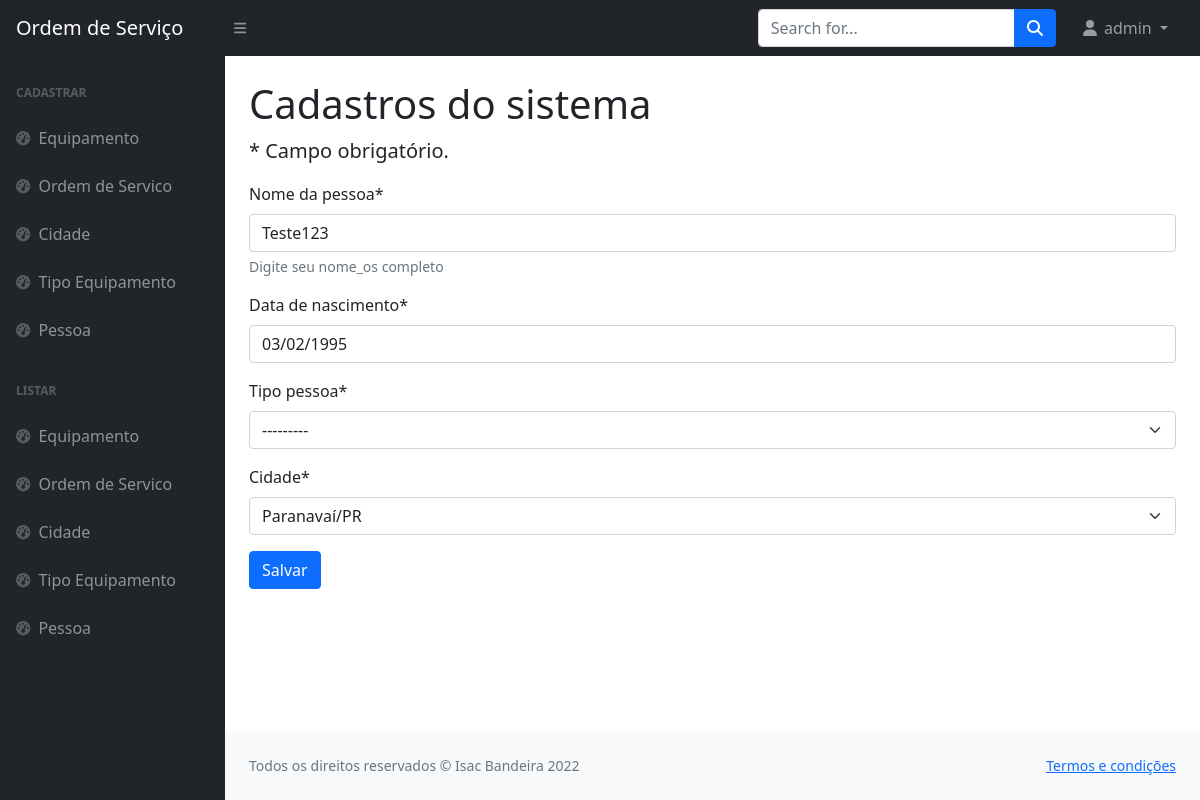
/editar/pessoa/7/ (signed in), run on the app's committed database.
### paginas/models.py (models this page shows, shortened)
class Pessoa(models.Model):
    nome_completo = models.CharField(max_length=50, verbose_name="Nome da pessoa",
                                     help_text="Digite seu nome_os completo")
    nascimento = models.DateField(verbose_name='Data de nascimento')
    tipo_pessoa = models.CharField(max_length=2, choices=TIPO_PESSOA)
    cidade = models.ForeignKey(Cidade, on_delete=models.PROTECT)
    usuario = models.ForeignKey(User, on_delete=models.PROTECT)
    criado_em = models.DateTimeField(auto_now_add=True)
    atualizado_em = models.DateTimeField(auto_now=True)

### paginas/views.py (the view)
# urls.py: path('editar/pessoa/<int:pk>/', PessoaUpdate.as_view(), name='editar-pessoa'),
class PessoaUpdate(LoginRequiredMixin, GroupRequiredMixin, UpdateView):
    model = Pessoa
    fields = ['nome_completo', 'nascimento', 'tipo_pessoa', 'cidade']
    template_name = 'paginas/form.html'
    success_url = reverse_lazy('listar-pessoa')
    group_required = u"Administrador"
    def get_object(self, queryset=None):
        self.object = get_object_or_404(
            Pessoa, pk=self.kwargs['pk'], usuario=self.request.user)
        return self.object

### paginas/models.py (called while the page is built)
    def __str__(self):
        return self.nome + "/" + self.estado

### paginas/templates/paginas/form.html (shortened to what this page needs)
{% extends 'paginas/modelo.html' %}
{% load static %}
{% load crispy_forms_tags %}
{% block conteudo %}
<h1 class="mt-4">Cadastros do sistema</h1>
<p class="lead">
    * Campo obrigatório.
</p>
<form method="POST">
    {{ form|crispy }}
    <button type="submit" class="btn btn-primary">Salvar</button>
</form>
{% endblock %}

### paginas/templates/paginas/modelo.html (shortened to what this page needs)
{% load static %}
<!DOCTYPE html>
<html lang="en">
<head>
    <link href="https://cdn.jsdelivr.net/npm/simple-datatables@latest/dist/style.css" rel="stylesheet"/>
    <link href="{% static 'css/styles.css' %}" rel="stylesheet"/>
    <link rel="stylesheet" href="https://cdnjs.cloudflare.com/ajax/libs/datepicker/0.6.5/datepicker.min.css"
/>
</head>
<body class="sb-nav-fixed">
{% block menu %}
    <nav class="sb-topnav navbar navbar-expand navbar-dark bg-dark">
        <a class="navbar-brand ps-3" href="index.html">Ordem de Serviço</a>
        <button class="btn btn-link btn-sm order-1 order-lg-0 me-4 me-lg-0" id="sidebarToggle" href="#!"><i
                class="fas fa-bars"></i></button>
        <form class="d-none d-md-inline-block form-inline ms-auto me-0 me-md-3 my-2 my-md-0">
            <div class="input-group">
                <input class="form-control" type="text" placeholder="Search for..." aria-label="Search for..."
                       aria-describedby="btnNavbarSearch"/>
                <button class="btn btn-primary" id="btnNavbarSearch" type="button"><i
                        class="fas fa-search"></i></button>
            </div>
        </form>
        <ul class="navbar-nav ms-auto ms-md-0 me-3 me-lg-4">
            {% if request.user.is_authenticated %}
                <li class="nav-item dropdown">
                    <a class="nav-link dropdown-toggle" id="navbarDropdown" href="#" role="button"
                       data-bs-toggle="dropdown"
                       aria-expanded="false"><i class="fas fa-user fa-fw"></i>
                        {{ request.user }}
                    </a>
                </li>
            {% else %}
                <li class="nav-item">
                    <a class="btn btn-success" href="{% url 'login' %}">Entrar</a>
                </li>
            {% endif %}
        </ul>
    </nav>
{% endblock %}
<div id="layoutSidenav">
    {% block menu-lateral %}
        <div id="layoutSidenav_nav">
            <nav class="sb-sidenav accordion sb-sidenav-dark" id="sidenavAccordion">
                <div class="sb-sidenav-menu">
                    <div class="nav">
                        <div class="sb-sidenav-menu-heading">Cadastrar</div>
                        <a class="nav-link" href="/cadastrar/equipamento/">
                            <div class="sb-nav-link-icon"><i class="fas fa-tachometer-alt"></i></div>
                            Equipamento
                        </a>
                        <a class="nav-link" href="/cadastrar/ordemServico/">
                            <div class="sb-nav-link-icon"><i class="fas fa-tachometer-alt"></i></div>
                            Ordem de Servico
                        </a>
                        <a class="nav-link" href="/cadastrar/cidade/">
                            <div class="sb-nav-link-icon"><i class="fas fa-tachometer-alt"></i></div>
                            Cidade
                        </a>
                        <a class="nav-link" href="/cadastrar/tipo/">
                            <div class="sb-nav-link-icon"><i class="fas fa-tachometer-alt"></i></div>
                            Tipo Equipamento
                        </a>
                        <a class="nav-link" href="/cadastrar/pessoa/">
                            <div class="sb-nav-link-icon"><i class="fas fa-tachometer-alt"></i></div>
                            Pessoa
                        </a>
                        <div class="sb-sidenav-menu-heading">Listar</div>
                        <a class="nav-link" href="/listar/equipamento/">
                            <div class="sb-nav-link-icon"><i class="fas fa-tachometer-alt"></i></div>
                            Equipamento
                        </a>
                        <a class="nav-link" href="/listar/ordemServico/">
                            <div class="sb-nav-link-icon"><i class="fas fa-tachometer-alt"></i></div>
                            Ordem de Servico
                        </a>
                        <a class="nav-link" href="/listar/cidade/">
                            <div class="sb-nav-link-icon"><i class="fas fa-tachometer-alt"></i></div>
                            Cidade
                        </a>
                        <a class="nav-link" href="/listar/tipo/">
                            <div class="sb-nav-link-icon"><i class="fas fa-tachometer-alt"></i></div>
                            Tipo Equipamento
                        </a>
                        <a class="nav-link" href="/listar/pessoa/">
                            <div class="sb-nav-link-icon"><i class="fas fa-tachometer-alt"></i></div>
                            Pessoa
                        </a>
                    </div>
                </div>
            </nav>
        </div>
    {% endblock %}
    <div id="layoutSidenav_content">
        <main>
            <div class="container-fluid px-4">
                {% block conteudo %}{% endblock %}
        </main>
        <footer class="py-4 bg-light mt-auto">
            <div class="container-fluid px-4">
                <div class="d-flex align-items-center justify-content-between small">
                    {% block rodape %}
                        <div class="text-muted">Todos os direitos reservados &copy; Isac Bandeira 2022</div>
                        <div>
                            <a href="https://picsum.photos/200/300">Termos e condições</a>
                        </div>
                    {% endblock %}
                </div>
            </div>
        </footer>
    </div>
</div>
</body>
</html>

### data on the page
Pessoa: nome_completo "Teste123", nascimento "03/02/1995", tipo_pessoa "---------", cidade "Paranavaí/PR"

### other printed values
{{ request.user }} "admin"
